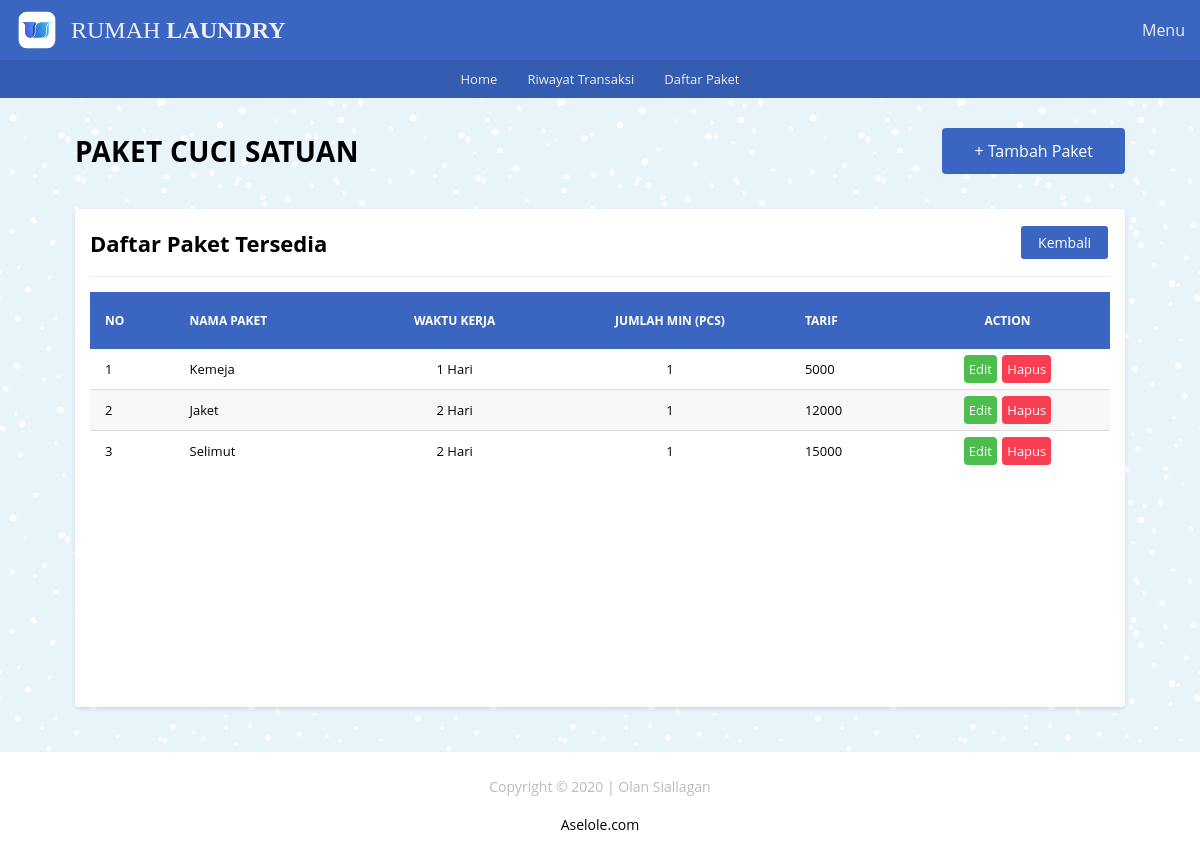
Page /app/paket/pkt_cs/pkt_cs.php on the committed database.
### tables this page shows
CREATE TABLE `tb_cuci_satuan` (
  `id_cs` int(10) UNSIGNED NOT NULL,
  `nama_cs` varchar(100) NOT NULL,
  `waktu_kerja_cs` varchar(50) NOT NULL,
  `kuantitas_cs` int(10) UNSIGNED NOT NULL DEFAULT 0,
  `tarif_cs` int(10) UNSIGNED NOT NULL DEFAULT 0,
  `keterangan_cs` varchar(255) NOT NULL DEFAULT '-'
);

### app/_header.php (called while the page is built)
<?php
require_once(__DIR__ . '/includes/_header.php');

### app/includes/_functions.php (called while the page is built, shortened)
<?php
$host	= 'localhost';
$user = 'root';
$pass	= '';
$db	= 'laundry';
$koneksi = mysqli_connect($host,$user,$pass,$db);
function query($query){
	global $koneksi;
	$result = mysqli_query($koneksi, $query);
	$rows = [];
	while ($row = mysqli_fetch_assoc($result)) {
		$rows[] = $row;
	}
	return $rows;
}
function url($url = null){
	$url_utama = "http://localhost/rumah_laundry";
	if ($url != null) {
		return $url_utama . '/' . $url;
	}else{
		return $url_utama . '';
	}
}
function homeUrl(){
	return url('login.php');
}

### app/_footer.php (called while the page is built)
<?php
require_once(__DIR__ . '/includes/_footer.php');

### app/paket/pkt_cs/pkt_cs.php (the view)
<?php
   require_once('../../_header.php');
   $data_cs = query('SELECT * FROM tb_cuci_satuan');
?>
<div id="pkt_cs" class="main-content">
		<div class="container">
			<div class="baris">
				<div class="selamat-datang">
					<div class="col-header">
						<h2 class="judul-md">Paket Cuci Satuan</h2>
               </div>
					<div class="col-header txt-right">
						<a href="<?=url('paket/pkt_cs/tambah.php')?>" class="btn-lg bg-primary">+ Tambah Paket</a>
					</div>
				</div>
			</div>
			<div class="baris">
				<div class="col">
					<div class="card">
						<div class="card-title card-flex">
							<div class="card-col">
								<h2>Daftar Paket Tersedia</h2>
							</div>
							<div class="card-col txt-right">
								<a href="<?=url('paket/paket.php')?>" class="btn-xs bg-primary">Kembali</a>
							</div>
						</div>
						<div class="card-body">
							<div class="tabel-kontainer">
								<table class="tabel-transaksi">
									<thead>
										<tr>
											<th class="sticky">No</th>
											<th class="sticky">Nama Paket</th>
											<th class="sticky" style="text-align: center;">Waktu Kerja</th>
											<th class="sticky" style="text-align: center;">Jumlah Min (Pcs)</th>
											<th class="sticky">Tarif</th>
											<th class="sticky" style="text-align: center;">Action</th>
										</tr>
									</thead>
									<tbody>
										<?php $no = 1; ?>
										<?php foreach($data_cs as $cs) : ?>
											<tr>
												<td><?= $no ?></td>
												<td><?= $cs['nama_cs'] ?></td>
                                    <td align="center"><?= $cs['waktu_kerja_cs'] ?></td>
                                    <td align="center"><?= $cs['kuantitas_cs'] ?></td>
												<td><?= $cs['tarif_cs'] ?></td>
												<td align="center">
													<a href="<?=url('paket/pkt_cs/edit.php')?>?id_cs=<?=$cs['id_cs']?>" class="btn btn-edit">Edit</a>
													<a href="<?=url('paket/pkt_cs/hapus.php')?>?id_cs=<?=$cs['id_cs']?>" onclick="return confirm('Yakin akan menghapus?');"  class="btn btn-hapus">Hapus</a>
												</td>
											</tr>
											<?php $no++ ?>
										<?php endforeach; ?>
									</tbody>
								</table>
							</div>
						</div>
					</div>
				</div>
			</div>
		</div>
	</div>
<?php require_once('../../_footer.php') ?>

### app/includes/_header.php (shortened to what this page needs)
<?php
	require_once(__DIR__ . '/_functions.php');
?>
<!DOCTYPE html>
<html>
<head>
	<link rel="stylesheet" href="<?=url('_assets/css/style.css')?>">
</head>
<body>
	<header>
		<nav>
			<div class="logo">
				<a href="<?=homeUrl()?>" class="brand-link" aria-label="Rumah Laundry Home">
					<img src="<?=url('_assets/img/logo/favicon.svg')?>" alt="Rumah Laundry Logo">
					<span class="brand-name">RUMAH <strong>LAUNDRY</strong></span>
				</a>
			</div>
			<ul class="nav-menu">
				<li>
					<span id="">Menu</span>
				</li>
			</ul>
		</nav>
		<div id="nav-mini">
			<a href="<?=homeUrl()?>" class="link-nav">Home</a>
			<a href="<?=url('riwayat_transaksi/riwayat.php')?>" class="link-nav">Riwayat Transaksi</a>
			<a href="<?=url('paket/paket.php')?>" class="link-nav">Daftar Paket</a>
		</div>
	</header>

### app/includes/_footer.php (shortened to what this page needs)
	<footer>
		<p>Copyright © 2020 | Olan Siallagan</p>
		<br><center><p>Aselole.com</a></p></center>
	</footer>
</body>
</html>

### app/_assets/css/style.css (style rules this page uses)
* { margin: 0; padding: 0; box-sizing: border-box; }
html,body { width: 100%; max-width: 100%; position: relative; font-family: 'Open sans', sans-serif; display: flex; flex-direction: column; background-image: url(../img/blue-snow.png); overflow-x: hidden; }
.txt-right { text-align: right; }
header { position: relative; display: flex; flex-direction: column; align-items: center; width: 100%; }
h2 { font-size: 22px; }
nav { position: relative; display: flex; flex-direction: row; flex-wrap: wrap; justify-content: space-between; align-items: center; width: 100%; height: 60px; background-color: #3a66c1; }
nav .logo { display: flex; position: relative; padding: 0 15px; text-transform: uppercase; }
nav .logo a { display: flex; align-items: center; gap: 12px; text-decoration: none; color: #eee; }
nav .logo a img { height: 44px; width: 44px; flex: 0 0 44px; }
nav .logo a .brand-name { display: inline-block; font-family: Georgia, 'Times New Roman', serif; font-size: 24px; font-weight: 400; line-height: 1; letter-spacing: 0; white-space: nowrap; }
nav .logo a .brand-name strong { font-weight: 700; }
nav .nav-menu { list-style-type: none; padding: 0 15px 0 0; }
nav .nav-menu li { display: inline-block; height: 100%; }
nav .nav-menu li span { display: block; padding: 15px 0 15px 10px; color: #eee; cursor: pointer; }
#nav-mini { background-color: #345cb1; display: flex; flex-direction: row; flex-wrap: wrap; justify-content: center; width: 100%; }
#nav-mini .link-nav { text-decoration: none; color: #eee; padding: 10px 15px; font-size: 13px; }
.main-content { display: flex; flex-direction: column; }
.container { display: flex; flex-direction: column; width: 1080px; max-width: 100%; margin: auto; padding: 0 15px; min-height: 20px; }
.baris { position: relative; margin: 0 -15px; display: flex; flex-direction: row; flex-wrap: wrap; }
.selamat-datang { width: 100%; display: flex; flex-direction: row; flex-wrap: wrap; align-items: center; justify-content: space-between; padding: 0 15px; margin: 30px 0 20px 0; }
.selamat-datang .col-header { flex: 1; }
.selamat-datang .col-header .judul-md { font-size: 28px; text-transform: uppercase; letter-spacing: .3px; }
.selamat-datang .col-header a { display: inline-block; color: #fff; text-decoration: none; }
.btn-lg { padding: 10px 30px; border-radius: 4px; }
.bg-primary { border: 2px solid #3a66c1; color: #ffffff; background-color: #3a66c1; }
.col { flex: 1; }
.card { background-color: #fff; margin: 15px; padding: 15px; border-radius: 4px; box-shadow: 0 2px 4px rgba(0,0,0,0.10); }
.card-body { position: relative; }
.card-title { padding-bottom: 15px; margin-bottom: 15px; border-bottom: 1px solid #eeeeee; }
.card-flex { display: flex; flex-direction: row; align-items: center; justify-content: space-between; }
.card-col { flex: 1; }
.tabel-kontainer { display: block; width: 100%; height: 400px; position: relative; overflow-x: auto; overflow-y: auto; }
.tabel-transaksi { border: 0; border-collapse: collapse; width: 100%; }
.tabel-transaksi thead { color: #ffffff; }
.tabel-transaksi thead th { text-transform: uppercase; font-size: 12px; text-align: left; padding: 20px 15px; background-color: #3a66c1; }
.sticky { position: sticky; top: 0; }
.tabel-transaksi tbody tr { border-bottom: 1px solid #dddddd; }
.tabel-transaksi tbody tr:nth-child(even) { background-color: #f7f7f7; }
.tabel-transaksi tbody tr:last-child { border-bottom: 0; }
.tabel-transaksi tbody tr td { padding: 5px 15px; font-size: 13px; }
.btn { display: inline-block; text-decoration: none; padding: 5px; margin: 1px; border-radius: 4px; }
.btn-edit { background-color: #4dbd4d; color: #ffffff; }
.btn-hapus { background-color: #f73e53; color: #ffffff; }
footer { position: relative; margin-top: 30px; padding: 25px 15px; text-align: center; font-size: 14px; background-color: #ffffff; }
footer > p { color: #bbbbbb; }
.btn-xs { font-size: 14px; display: inline-block; text-decoration: none; padding: 5px 15px; margin: 2px; border-radius: 3px; cursor: pointer; }

### rows in the picture
tb_cuci_satuan: nama_cs "Kemeja", waktu_kerja_cs "1 Hari", kuantitas_cs "1", tarif_cs "5000"
tb_cuci_satuan: nama_cs "Jaket", waktu_kerja_cs "2 Hari", kuantitas_cs "1", tarif_cs "12000"
tb_cuci_satuan: nama_cs "Selimut", waktu_kerja_cs "2 Hari", kuantitas_cs "1", tarif_cs "15000"
